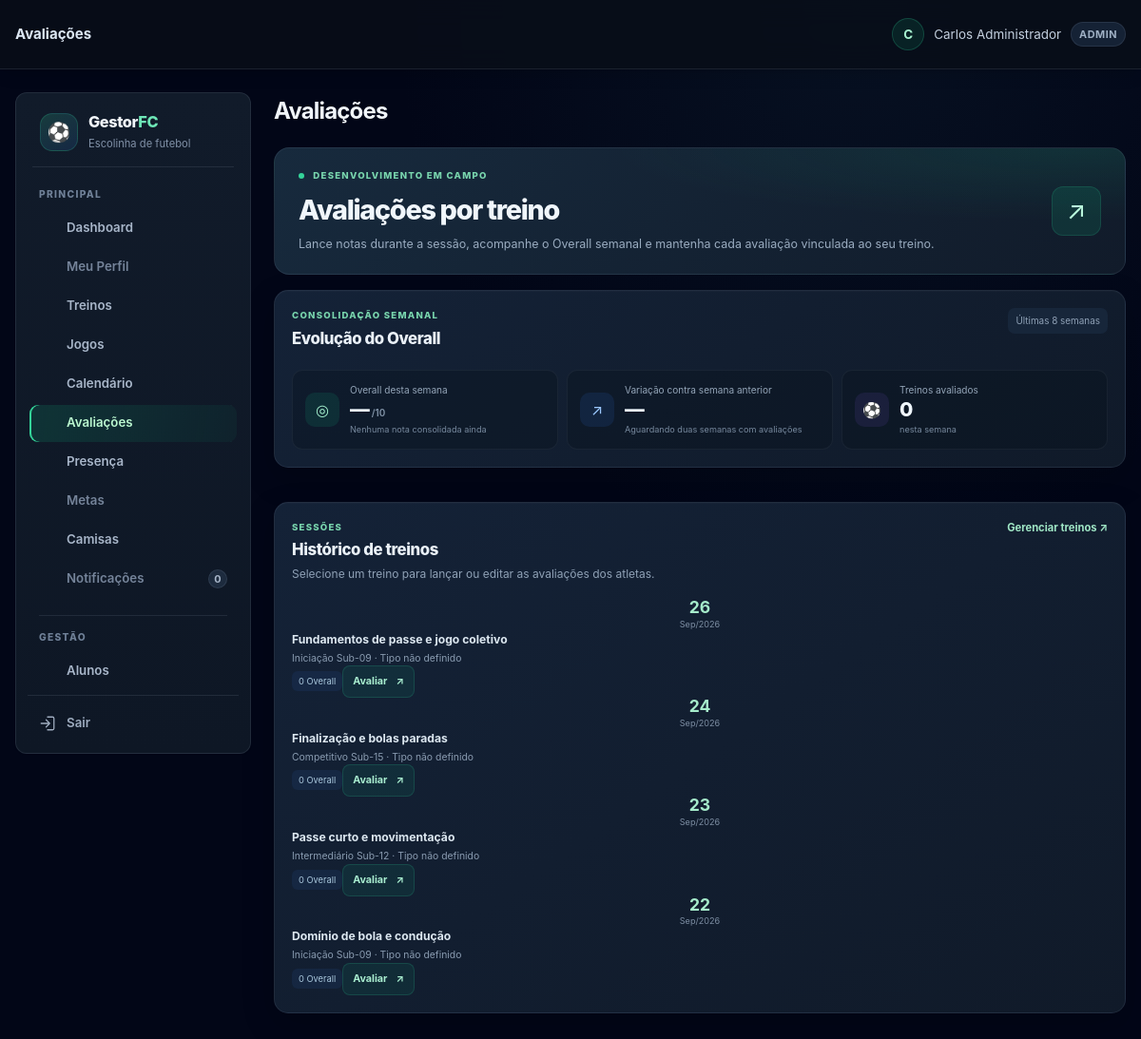
The app's page /avaliacoes.php (signed in) with its own data.
### tables this page shows
CREATE TABLE TB_AULA (
    COD_AULA INT AUTO_INCREMENT PRIMARY KEY,
    COD_TURMA INT NOT NULL,
    DATA_AULA DATE NOT NULL,
    TEMA_TREINO VARCHAR(100) DEFAULT 'Fundamentos e Coletivo',
    HORARIO TIME NULL,
    OBJETIVO TEXT NULL,
    EXERCICIOS TEXT NULL,
    TIPO_TREINO VARCHAR(30) NULL,
    ATRIBUTOS_AVALIAVEIS_JSON JSON NULL,
    OBSERVACAO TEXT NULL,
    CRIADO_EM TIMESTAMP DEFAULT CURRENT_TIMESTAMP,
    FOREIGN KEY (COD_TURMA) REFERENCES TB_TURMA(COD_TURMA) ON DELETE CASCADE
);

CREATE TABLE TB_TURMA (
    COD_TURMA INT AUTO_INCREMENT PRIMARY KEY,
    COD_ESCOLINHA INT NOT NULL,
    COD_PROFESSOR INT NULL,
    NOME VARCHAR(50) NOT NULL,
    FAIXA_ETARIA VARCHAR(30) NOT NULL,
    DIAS_TREINO VARCHAR(100) NOT NULL,
    HORARIO VARCHAR(50) NOT NULL,
    CAPACIDADE INT DEFAULT 25,
    ATIVA TINYINT(1) DEFAULT 1,
    CRIADO_EM TIMESTAMP DEFAULT CURRENT_TIMESTAMP,
    FOREIGN KEY (COD_ESCOLINHA) REFERENCES TB_ESCOLINHA(COD_ESCOLINHA) ON DELETE CASCADE,
    FOREIGN KEY (COD_PROFESSOR) REFERENCES TB_USUARIO(COD_USUARIO) ON DELETE SET NULL
);

### includes/helpers.php (called while the page is built, shortened)
<?php
function e($value) {
    return htmlspecialchars((string) $value, ENT_QUOTES, 'UTF-8');
}
function hasRole($roles) {
    return in_array($_SESSION['user_role'] ?? '', $roles, true);
}

### includes/avaliacao_helpers.php (called while the page is built, shortened)
<?php
function avaliacaoCatalogoAtributos() {
    return [
        'velocidade' => 'Velocidade',
        'finalizacao' => 'Finalização',
        'passe' => 'Passe',
        'drible' => 'Drible',
        'fisico' => 'Físico',
        'posicionamento' => 'Posicionamento'
    ];
}
function avaliacaoTiposTreino() {
    return [
        'VELOCIDADE' => ['nome' => 'Velocidade', 'atributos' => ['velocidade']],
        'FINALIZACAO' => ['nome' => 'Finalização', 'atributos' => ['finalizacao']],
        'PASSE' => ['nome' => 'Passe', 'atributos' => ['passe']],
        'FINALIZACAO_PASSE' => ['nome' => 'Finalização + Passe', 'atributos' => ['finalizacao', 'passe']],
        'DRIBLE' => ['nome' => 'Drible', 'atributos' => ['drible']],
        'FISICO' => ['nome' => 'Preparação física', 'atributos' => ['fisico']],
        'POSICIONAMENTO' => ['nome' => 'Posicionamento', 'atributos' => ['posicionamento']],
        'JOGO_TREINO' => ['nome' => 'Jogo-treino', 'atributos' => array_keys(avaliacaoCatalogoAtributos())],
        'TREINO_MISTO' => ['nome' => 'Treino misto', 'atributos' => array_keys(avaliacaoCatalogoAtributos())],
        'TECNICO_GERAL' => ['nome' => 'Fundamentos gerais', 'atributos' => array_keys(avaliacaoCatalogoAtributos())],
        'PERSONALIZADO' => ['nome' => 'Personalizado', 'atributos' => null]
    ];
}

### avaliacoes.php (the view, shortened to what this page needs)
<?php
require_once __DIR__ . '/includes/layout.php';
require_once __DIR__ . '/includes/avaliacao_helpers.php';
$db = getDB();
$escolinha = currentEscolinhaId();
$professor = hasRole(['PROFESSOR']) ? (int) $_SESSION['user_id'] : null;
$tiposTreino = avaliacaoTiposTreino();
$aulaSelecionada = null;
$filtroTurma = $professor ? ' AND t.COD_PROFESSOR = ?' : '';
$argumentosTurma = $professor ? [$escolinha, $professor] : [$escolinha];
$dadosSemanaAtual = null;
$dadosSemanaAnterior = null;
$evolucaoSemanal = ($dadosSemanaAtual && $dadosSemanaAnterior && $dadosSemanaAtual['OVERALL_MEDIO'] !== null && $dadosSemanaAnterior['OVERALL_MEDIO'] !== null)
    ? round((float) $dadosSemanaAtual['OVERALL_MEDIO'] - (float) $dadosSemanaAnterior['OVERALL_MEDIO'], 1)
    : null;
$sqlTreinos = 'SELECT a.COD_AULA, a.DATA_AULA, a.TEMA_TREINO, a.TIPO_TREINO,
                      t.NOME AS TURMA, COUNT(DISTINCT av.COD_AVALIACAO) AS AVALIACOES,
                      COUNT(DISTINCT CASE WHEN av.NOTA_GERAL IS NOT NULL THEN av.COD_AVALIACAO END) AS COM_OVERALL
               FROM TB_AULA a JOIN TB_TURMA t ON t.COD_TURMA = a.COD_TURMA
               LEFT JOIN TB_AVALIACAO av ON av.COD_AULA = a.COD_AULA
               WHERE t.COD_ESCOLINHA = ?' . $filtroTurma . '
               GROUP BY a.COD_AULA, t.NOME ORDER BY a.DATA_AULA DESC, a.COD_AULA DESC LIMIT 60';
$consulta = $db->prepare($sqlTreinos);
$consulta->execute($argumentosTurma);
$treinos = $consulta->fetchAll();
?>
<div class="avaliacao-page">
    <?php if (!$aulaSelecionada): ?>
        <header class="avaliacao-hero"><div><p class="avaliacao-eyebrow"><span></span> DESENVOLVIMENTO EM CAMPO</p><h2>Avaliações por treino</h2><p>Lance notas durante a sessão, acompanhe o Overall semanal e mantenha cada avaliação vinculada ao seu treino.</p></div><div class="avaliacao-hero-icon" aria-hidden="true">↗</div></header>
        <section class="avaliacao-semana">
            <div class="avaliacao-section-heading"><div><p class="avaliacao-eyebrow">CONSOLIDAÇÃO SEMANAL</p><h2>Evolução do Overall</h2></div><span class="avaliacao-periodo">Últimas 8 semanas</span></div>
            <div class="avaliacao-semana-grid">
                <article><span class="avaliacao-metrica-icone">◎</span><div><small>Overall desta semana</small><strong><?= $dadosSemanaAtual && $dadosSemanaAtual['OVERALL_MEDIO'] !== null ? e(number_format((float) $dadosSemanaAtual['OVERALL_MEDIO'], 1, ',', '.')) : '—' ?><em>/10</em></strong><span><?= $dadosSemanaAtual ? (int) $dadosSemanaAtual['NOTAS'] . ' notas em ' . (int) $dadosSemanaAtual['TREINOS'] . ' treinos' : 'Nenhuma nota consolidada ainda' ?></span></div></article>
                <article><span class="avaliacao-metrica-icone azul">↗</span><div><small>Variação contra semana anterior</small><strong class="<?= $evolucaoSemanal !== null && $evolucaoSemanal < 0 ? 'negativo' : '' ?>"><?= $evolucaoSemanal === null ? '—' : ($evolucaoSemanal > 0 ? '+' : '') . e(number_format($evolucaoSemanal, 1, ',', '.')) ?><em><?= $evolucaoSemanal === null ? '' : ' pts' ?></em></strong><span><?= $dadosSemanaAnterior ? 'Comparação baseada em notas dos treinos' : 'Aguardando duas semanas com avaliações' ?></span></div></article>
                <article><span class="avaliacao-metrica-icone violeta">⚽</span><div><small>Treinos avaliados</small><strong><?= $dadosSemanaAtual ? (int) $dadosSemanaAtual['TREINOS'] : 0 ?></strong><span>nesta semana</span></div></article>
            </div>
        </section>
        <section class="avaliacao-treinos-section">
            <div class="avaliacao-section-heading"><div><p class="avaliacao-eyebrow">SESSÕES</p><h2>Histórico de treinos</h2><p>Selecione um treino para lançar ou editar as avaliações dos atletas.</p></div><a class="avaliacao-voltar-treinos" href="aulas.php">Gerenciar treinos <span aria-hidden="true">↗</span></a></div>
            <div class="avaliacao-treinos-lista">
                <?php foreach ($treinos as $treino): $tipoNome = $tiposTreino[$treino['TIPO_TREINO']]['nome'] ?? 'Tipo não definido'; ?>
                    <article class="avaliacao-treino-item"><div class="avaliacao-treino-data"><strong><?= e(date('d', strtotime($treino['DATA_AULA']))) ?></strong><span><?= e(date('M/Y', strtotime($treino['DATA_AULA']))) ?></span></div><div class="avaliacao-treino-info"><strong><?= e($treino['TEMA_TREINO']) ?></strong><span><?= e($treino['TURMA']) ?> · <?= e($tipoNome) ?></span></div><span class="avaliacao-treino-progresso"><?= (int) $treino['COM_OVERALL'] ?> Overall</span><a class="botao-avaliar-treino" href="avaliacoes.php?aula=<?= (int) $treino['COD_AULA'] ?>"><?= (int) $treino['AVALIACOES'] ? 'Editar' : 'Avaliar' ?><span aria-hidden="true">↗</span></a></article>
                <?php endforeach; ?>
            </div>
        </section>
    <?php endif; ?>
</div>

### records on screen
tb_aula: DATA_AULA "26", DATA_AULA "Sep/2026", TEMA_TREINO "Fundamentos de passe e jogo coletivo", COD_TURMA.NOME "Iniciação Sub-09", TIPO_TREINO "Tipo não definido", COM_OVERALL "0"
tb_aula: DATA_AULA "24", DATA_AULA "Sep/2026", TEMA_TREINO "Finalização e bolas paradas", COD_TURMA.NOME "Competitivo Sub-15", TIPO_TREINO "Tipo não definido", COM_OVERALL "0"
tb_aula: DATA_AULA "23", DATA_AULA "Sep/2026", TEMA_TREINO "Passe curto e movimentação", COD_TURMA.NOME "Intermediário Sub-12", TIPO_TREINO "Tipo não definido", COM_OVERALL "0"
tb_aula: DATA_AULA "22", DATA_AULA "Sep/2026", TEMA_TREINO "Domínio de bola e condução", COD_TURMA.NOME "Iniciação Sub-09", TIPO_TREINO "Tipo não definido", COM_OVERALL "0"

### other values on screen
$title "Avaliações"
$_SESSION['username'] "Carlos Administrador"
$_SESSION['user_role'] "ADMIN"
$label "Dashboard Treinos Jogos Calendário Avaliações Presença Camisas Alunos"
$label "Meu Perfil Metas Notificações"
$badge "0"
